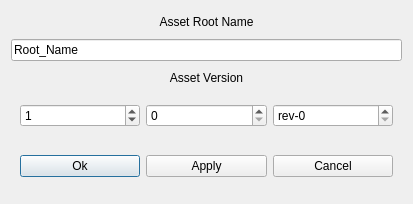
<?xml version="1.0" encoding="UTF-8"?>
<ui version="4.0">
 <class>CafRootSettings</class>
 <widget class="QDialog" name="CafRootSettings">
  <property name="windowModality">
   <enum>Qt::ApplicationModal</enum>
  </property>
  <property name="geometry">
   <rect>
    <x>0</x>
    <y>0</y>
    <width>413</width>
    <height>204</height>
   </rect>
  </property>
  <property name="windowTitle">
   <string>CAF Root Settings</string>
  </property>
  <layout class="QVBoxLayout" name="verticalLayout">
   <item>
    <widget class="QLabel" name="label">
     <property name="sizePolicy">
      <sizepolicy hsizetype="Expanding" vsizetype="Fixed">
       <horstretch>0</horstretch>
       <verstretch>0</verstretch>
      </sizepolicy>
     </property>
     <property name="text">
      <string>Asset Root Name</string>
     </property>
     <property name="alignment">
      <set>Qt::AlignHCenter|Qt::AlignTop</set>
     </property>
    </widget>
   </item>
   <item>
    <widget class="QLineEdit" name="le_rootname">
     <property name="text">
      <string>Root_Name</string>
     </property>
    </widget>
   </item>
   <item>
    <widget class="QLabel" name="label_2">
     <property name="sizePolicy">
      <sizepolicy hsizetype="Expanding" vsizetype="Fixed">
       <horstretch>0</horstretch>
       <verstretch>0</verstretch>
      </sizepolicy>
     </property>
     <property name="text">
      <string>Asset Version</string>
     </property>
     <property name="alignment">
      <set>Qt::AlignHCenter|Qt::AlignTop</set>
     </property>
    </widget>
   </item>
   <item>
    <widget class="QWidget" name="widget" native="true">
     <property name="sizePolicy">
      <sizepolicy hsizetype="Preferred" vsizetype="Fixed">
       <horstretch>0</horstretch>
       <verstretch>0</verstretch>
      </sizepolicy>
     </property>
     <layout class="QHBoxLayout" name="horizontalLayout">
      <item alignment="Qt::AlignTop">
       <widget class="QSpinBox" name="sb_vmajor">
        <property name="layoutDirection">
         <enum>Qt::LeftToRight</enum>
        </property>
        <property name="value">
         <number>1</number>
        </property>
       </widget>
      </item>
      <item alignment="Qt::AlignTop">
       <widget class="QSpinBox" name="sb_vminor"/>
      </item>
      <item alignment="Qt::AlignTop">
       <widget class="QSpinBox" name="sb_vrev">
        <property name="prefix">
         <string>rev-</string>
        </property>
       </widget>
      </item>
     </layout>
    </widget>
   </item>
   <item>
    <widget class="QWidget" name="widget_2" native="true">
     <property name="sizePolicy">
      <sizepolicy hsizetype="Preferred" vsizetype="Fixed">
       <horstretch>0</horstretch>
       <verstretch>0</verstretch>
      </sizepolicy>
     </property>
     <layout class="QHBoxLayout" name="horizontalLayout_2">
      <item>
       <widget class="QPushButton" name="pbtn_ok">
        <property name="text">
         <string>Ok</string>
        </property>
       </widget>
      </item>
      <item>
       <widget class="QPushButton" name="pbtn_apply">
        <property name="text">
         <string>Apply</string>
        </property>
       </widget>
      </item>
      <item>
       <widget class="QPushButton" name="pbtn_cancel">
        <property name="text">
         <string>Cancel</string>
        </property>
       </widget>
      </item>
     </layout>
    </widget>
   </item>
  </layout>
 </widget>
 <resources/>
 <connections>
  <connection>
   <sender>pbtn_cancel</sender>
   <signal>clicked()</signal>
   <receiver>CafRootSettings</receiver>
   <slot>reject()</slot>
   <hints>
    <hint type="sourcelabel">
     <x>337</x>
     <y>173</y>
    </hint>
    <hint type="destinationlabel">
     <x>206</x>
     <y>101</y>
    </hint>
   </hints>
  </connection>
  <connection>
   <sender>pbtn_ok</sender>
   <signal>clicked()</signal>
   <receiver>CafRootSettings</receiver>
   <slot>accept()</slot>
   <hints>
    <hint type="sourcelabel">
     <x>74</x>
     <y>173</y>
    </hint>
    <hint type="destinationlabel">
     <x>206</x>
     <y>101</y>
    </hint>
   </hints>
  </connection>
 </connections>
</ui>
